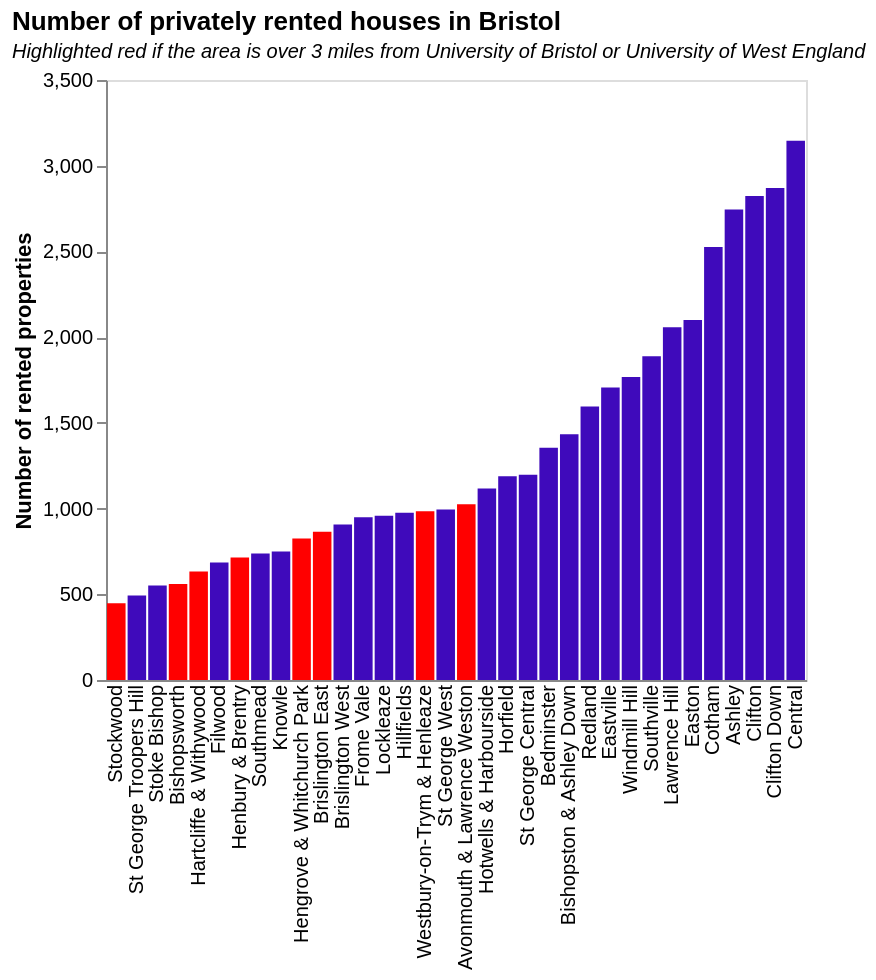

Vega-Lite specification for this chart:
### Vega-Lite specification from a JSON file in a GitHub repository (floating-point values rounded to 4 significant figures)
{"$schema": "https://vega.github.io/schema/vega-lite/v5.json", "title": {"text": "Number of privately rented houses in Bristol", "subtitle": "Highlighted red if the area is over 3 miles from University of Bristol or University of West England", "subtitleFontStyle": "italic", "subtitleFontSize": 10, "anchor": "start", "color": "black"}, "data": {"values": [{"2016_ward_code": "E05010893", "2016_ward_name": "Clifton", "total_number_of_households": 5914, "owned": 2553, "owned0": 43.2, "social_rented": 537, "social_rented0": 9.1, "private_and_other_rented": 2824, "private_and_other_rented0": 47.8}, {"2016_ward_code": "E05010888", "2016_ward_name": "Bishopston & Ashley Down", "total_number_of_households": 4724, "owned": 3108, "owned0": 65.8, "social_rented": 182, "social_rented0": 3.9, "private_and_other_rented": 1434, "private_and_other_rented0": 30.4}, {"2016_ward_code": "E05010898", "2016_ward_name": "Filwood", "total_number_of_households": 5139, "owned": 2332, "owned0": 45.4, "social_rented": 2122, "social_rented0": 41.3, "private_and_other_rented": 685, "private_and_other_rented0": 13.3}, {"2016_ward_code": "E05010889", "2016_ward_name": "Bishopsworth", "total_number_of_households": 4568, "owned": 3408, "owned0": 74.6, "social_rented": 600, "social_rented0": 13.1, "private_and_other_rented": 560, "private_and_other_rented0": 12.3}, {"2016_ward_code": "E05010901", "2016_ward_name": "Henbury & Brentry", "total_number_of_households": 5320, "owned": 2984, "owned0": 56.1, "social_rented": 1621, "social_rented0": 30.5, "private_and_other_rented": 715, "private_and_other_rented0": 13.4}, {"2016_ward_code": "E05010911", "2016_ward_name": "St George Troopers Hill", "total_number_of_households": 2513, "owned": 1915, "owned0": 76.2, "social_rented": 105, "social_rented0": 4.2, "private_and_other_rented": 493, "private_and_other_rented0": 19.6}, {"2016_ward_code": "E05010909", "2016_ward_name": "Redland", "total_number_of_households": 5085, "owned": 3325, "owned0": 65.4, "social_rented": 165, "social_rented0": 3.2, "private_and_other_rented": 1595, "private_and_other_rented0": 31.4}, {"2016_ward_code": "E05010892", "2016_ward_name": "Central", "total_number_of_households": 5576, "owned": 927, "owned0": 16.6, "social_rented": 1504, "social_rented0": 27, "private_and_other_rented": 3145, "private_and_other_rented0": 56.4}, {"2016_ward_code": "E05010910", "2016_ward_name": "St George Central", "total_number_of_households": 5299, "owned": 3346, "owned0": 63.1, "social_rented": 755, "social_rented0": 14.2, "private_and_other_rented": 1198, "private_and_other_rented0": 22.6}, {"2016_ward_code": "E05010905", "2016_ward_name": "Hotwells & Harbourside", "total_number_of_households": 2380, "owned": 977, "owned0": 41.1, "social_rented": 286, "social_rented0": 12, "private_and_other_rented": 1117, "private_and_other_rented0": 46.9}, {"2016_ward_code": "E05010896", "2016_ward_name": "Easton", "total_number_of_households": 5859, "owned": 3017, "owned0": 51.5, "social_rented": 742, "social_rented0": 12.7, "private_and_other_rented": 2100, "private_and_other_rented0": 35.8}, {"2016_ward_code": "E05010885", "2016_ward_name": "Ashley", "total_number_of_households": 7700, "owned": 2978, "owned0": 38.7, "social_rented": 1978, "social_rented0": 25.7, "private_and_other_rented": 2744, "private_and_other_rented0": 35.6}, {"2016_ward_code": "E05010897", "2016_ward_name": "Eastville", "total_number_of_households": 5790, "owned": 3167, "owned0": 54.7, "social_rented": 917, "social_rented0": 15.8, "private_and_other_rented": 1706, "private_and_other_rented0": 29.5}, {"2016_ward_code": "E05010891", "2016_ward_name": "Brislington West", "total_number_of_households": 4641, "owned": 3087, "owned0": 66.5, "social_rented": 647, "social_rented0": 13.9, "private_and_other_rented": 907, "private_and_other_rented0": 19.5}, {"2016_ward_code": "E05010915", "2016_ward_name": "Stockwood", "total_number_of_households": 4905, "owned": 3514, "owned0": 71.6, "social_rented": 944, "social_rented0": 19.2, "private_and_other_rented": 447, "private_and_other_rented0": 9.1}, {"2016_ward_code": "E05010900", "2016_ward_name": "Hartcliffe & Withywood", "total_number_of_households": 7607, "owned": 2988, "owned0": 39.3, "social_rented": 3986, "social_rented0": 52.4, "private_and_other_rented": 633, "private_and_other_rented0": 8.3}, {"2016_ward_code": "E05010908", "2016_ward_name": "Lockleaze", "total_number_of_households": 4837, "owned": 2497, "owned0": 51.6, "social_rented": 1382, "social_rented0": 28.6, "private_and_other_rented": 958, "private_and_other_rented0": 19.8}, {"2016_ward_code": "E05010913", "2016_ward_name": "Southmead", "total_number_of_households": 5113, "owned": 2541, "owned0": 49.7, "social_rented": 1834, "social_rented0": 35.9, "private_and_other_rented": 738, "private_and_other_rented0": 14.4}, {"2016_ward_code": "E05010916", "2016_ward_name": "Stoke Bishop", "total_number_of_households": 4292, "owned": 3230, "owned0": 75.3, "social_rented": 511, "social_rented0": 11.9, "private_and_other_rented": 551, "private_and_other_rented0": 12.8}, {"2016_ward_code": "E05010906", "2016_ward_name": "Knowle", "total_number_of_households": 5262, "owned": 3560, "owned0": 67.7, "social_rented": 953, "social_rented0": 18.1, "private_and_other_rented": 749, "private_and_other_rented0": 14.2}, {"2016_ward_code": "E05010902", "2016_ward_name": "Hengrove & Whitchurch Park", "total_number_of_households": 7287, "owned": 5452, "owned0": 74.8, "social_rented": 1010, "social_rented0": 13.9, "private_and_other_rented": 825, "private_and_other_rented0": 11.3}, {"2016_ward_code": "E05010894", "2016_ward_name": "Clifton Down", "total_number_of_households": 5007, "owned": 1936, "owned0": 38.7, "social_rented": 201, "social_rented0": 4, "private_and_other_rented": 2870, "private_and_other_rented0": 57.3}, {"2016_ward_code": "E05010899", "2016_ward_name": "Frome Vale", "total_number_of_households": 5176, "owned": 3141, "owned0": 60.7, "social_rented": 1085, "social_rented0": 21, "private_and_other_rented": 950, "private_and_other_rented0": 18.4}, {"2016_ward_code": "E05010904", "2016_ward_name": "Horfield", "total_number_of_households": 4907, "owned": 2625, "owned0": 53.5, "social_rented": 1094, "social_rented0": 22.3, "private_and_other_rented": 1188, "private_and_other_rented0": 24.2}, {"2016_ward_code": "E05010890", "2016_ward_name": "Brislington East", "total_number_of_households": 4972, "owned": 3321, "owned0": 66.8, "social_rented": 786, "social_rented0": 15.8, "private_and_other_rented": 865, "private_and_other_rented0": 17.4}, {"2016_ward_code": "E05010917", "2016_ward_name": "Westbury-on-Trym & Henleaze", "total_number_of_households": 8035, "owned": 6593, "owned0": 82.1, "social_rented": 458, "social_rented0": 5.7, "private_and_other_rented": 984, "private_and_other_rented0": 12.2}, {"2016_ward_code": "E05010907", "2016_ward_name": "Lawrence Hill", "total_number_of_households": 7077, "owned": 1475, "owned0": 20.8, "social_rented": 3545, "social_rented0": 50.1, "private_and_other_rented": 2057, "private_and_other_rented0": 29.1}, {"2016_ward_code": "E05010903", "2016_ward_name": "Hillfields", "total_number_of_households": 4871, "owned": 3024, "owned0": 62.1, "social_rented": 871, "social_rented0": 17.9, "private_and_other_rented": 976, "private_and_other_rented0": 20}, {"2016_ward_code": "E05010886", "2016_ward_name": "Avonmouth & Lawrence Weston", "total_number_of_households": 8668, "owned": 4740, "owned0": 54.7, "social_rented": 2903, "social_rented0": 33.5, "private_and_other_rented": 1025, "private_and_other_rented0": 11.8}, {"2016_ward_code": "E05010887", "2016_ward_name": "Bedminster", "total_number_of_households": 5288, "owned": 3236, "owned0": 61.2, "social_rented": 697, "social_rented0": 13.2, "private_and_other_rented": 1355, "private_and_other_rented0": 25.6}, {"2016_ward_code": "E05010912", "2016_ward_name": "St George West", "total_number_of_households": 2915, "owned": 1452, "owned0": 49.8, "social_rented": 469, "social_rented0": 16.1, "private_and_other_rented": 994, "private_and_other_rented0": 34.1}, {"2016_ward_code": "E05010895", "2016_ward_name": "Cotham", "total_number_of_households": 4855, "owned": 1984, "owned0": 40.9, "social_rented": 345, "social_rented0": 7.1, "private_and_other_rented": 2526, "private_and_other_rented0": 52}, {"2016_ward_code": "E05010918", "2016_ward_name": "Windmill Hill", "total_number_of_households": 5834, "owned": 3188, "owned0": 54.6, "social_rented": 878, "social_rented0": 15, "private_and_other_rented": 1768, "private_and_other_rented0": 30.3}, {"2016_ward_code": "E05010914", "2016_ward_name": "Southville", "total_number_of_households": 5331, "owned": 2472, "owned0": 46.4, "social_rented": 970, "social_rented0": 18.2, "private_and_other_rented": 1889, "private_and_other_rented0": 35.4}]}, "height": 300, "width": 350, "mark": {"type": "bar", "color": "#3f0abb"}, "transform": [{"sort": [{"field": "private_and_other_rented"}], "window": [{"op": "sum", "field": "private_and_other_rented", "as": "Cumulative Count"}], "frame": [null, 0]}], "encoding": {"x": {"field": "2016_ward_name", "type": "nominal", "sort": "y", "axis": {"title": null, "grid": false, "ticks": false}}, "y": {"field": "private_and_other_rented", "type": "quantitative", "title": "Number of rented properties", "axis": {"grid": false}}, "tooltip": [{"field": "private_and_other_rented", "title": "Number of rented houses"}, {"field": "2016_ward_name", "title": "Area"}], "color": {"condition": [{"value": "red", "test": {"field": "2016_ward_name", "oneOf": ["Bishopsworth", "Henbury & Brentry", "Stockwood", "Hartcliffe & Withywood", "Hengrove & Whitchurch Park", "Brislington East", "Westbury-on-Trym & Henleaze", "Avonmouth & Lawrence Weston"]}}]}}, "config": {}}
